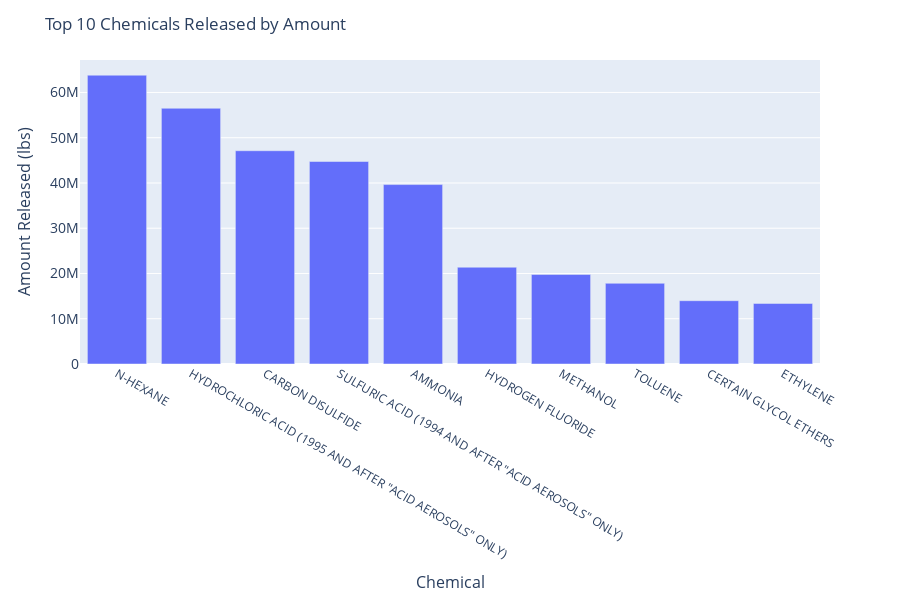

Notebook source saved alongside this figure:
### Code cell
fig = px.bar(chemical_grouped_gtz, x = x, y = y)
fig.update_layout(title = 'Top 10 Chemicals Released by Amount',
                 xaxis=dict(title= 'Chemical', titlefont_size = 16),
                 yaxis=dict(title = 'Amount Released (lbs)', titlefont_size = 16, tickfont_size=14))
fig.show()

### Figure 1 — Plotly figure (JSON) as saved in the notebook; plotly's stock layout.template omitted (floating-point values rounded to 4 significant figures)
{"data": [{"alignmentgroup": "True", "hoverlabel": {"namelength": 0}, "hovertemplate": "x=%{x}<br>y=%{y}", "legendgroup": "", "marker": {"color": "#636efa"}, "name": "", "offsetgroup": "", "orientation": "v", "showlegend": false, "textposition": "auto", "type": "bar", "x": ["N-HEXANE", "HYDROCHLORIC ACID (1995 AND AFTER \"ACID AEROSOLS\" ONLY)", "CARBON DISULFIDE", "SULFURIC ACID (1994 AND AFTER \"ACID AEROSOLS\" ONLY)", "AMMONIA", "HYDROGEN FLUORIDE", "METHANOL", "TOLUENE", "CERTAIN GLYCOL ETHERS", "ETHYLENE"], "xaxis": "x", "y": [63810000.0, 56510000.0, 47120000.0, 44750000.0, 39650000.0, 21380000.0, 19770000.0, 17830000.0, 13990000.0, 13380000.0], "yaxis": "y"}], "layout": {"barmode": "relative", "height": 600, "legend": {"tracegroupgap": 0}, "margin": {"t": 60}, "title": {"text": "Top 10 Chemicals Released by Amount"}, "xaxis": {"anchor": "y", "domain": [0, 1], "title": {"font": {"size": 16}, "text": "Chemical"}}, "yaxis": {"anchor": "x", "domain": [0, 1], "tickfont": {"size": 14}, "title": {"font": {"size": 16}, "text": "Amount Released (lbs)"}}}}
